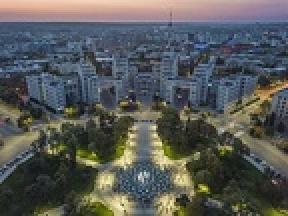
#> input picture DZ_5/task_3/images/Harkiv.jpg, 144 x 108 px, shrunk from 296 x 222 before the run (shown 2 times larger); its folder holds 4 pictures in this run; the run also reads 1 picture not shown here
$ python task_3.py
#> lines starting #> are read from the running program, lines starting #| are printed output that depends on the picture
import os
import csv
from PIL import Image


class ImageIterator:
    """
    Клас для ітерування по каталогу з зображеннями
    """

    def __init__(self, directory_path, csv_file='image_metadata.csv'):
        """
        Ініціалізує екземпляр класу ImageIterator і записує заголовки у створений csv-файл
        :param directory_path: Шлях до директорії з зображеннями.
        :param csv_file: Назва сsv-файлу, у який ми записуватемо метадані зображень.
        """
        self.directory = directory_path
        self.csv_file = csv_file
        self.image_files = [file for file in os.listdir(directory) if file.endswith(('png', 'jpg', 'jpeg'))]
        self.index = 0

        with open(self.csv_file, "w") as file:
            writer = csv.writer(file)
            writer.writerow(["Filename", "Format", "Width", "Height", "Mode"])

    def __iter__(self):
        return self

    def __next__(self):
        """
        Відкриває наступне зображення, витягує його метадані, зберегає їх у csv-файл та виводить їх.
        :return: Метадані зображення.
        """
        if self.index >= len(self.image_files):
            raise StopIteration

        image_path = os.path.join(self.directory, self.image_files[self.index])
        with Image.open(image_path) as img:
            metadata = {
                'Filename': self.image_files[self.index],
                'Format': img.format,
                'Width': img.width,
                'Height': img.height,
                'Mode': img.mode
                }
        with open(self.csv_file, 'a') as file:
            writer = csv.writer(file)
            writer.writerow((metadata['Filename'], metadata['Format'], metadata['Width'], metadata['Height'],
                             metadata['Mode']))

        self.index += 1
        return metadata


if __name__ == "__main__":
    directory = "images"
    iterator = ImageIterator(directory)

    for image_metadata in iterator:
        print(image_metadata)
#> this loop made 4 passes
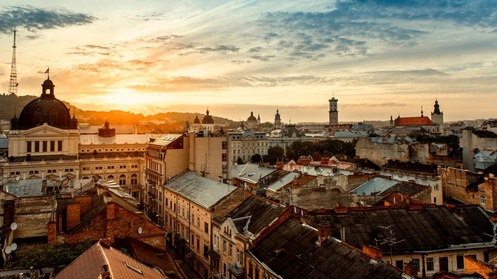
#> input picture DZ_5/task_3/images/Lviv.jpg, 497 x 279 px, shrunk from 1024 x 576 before the run
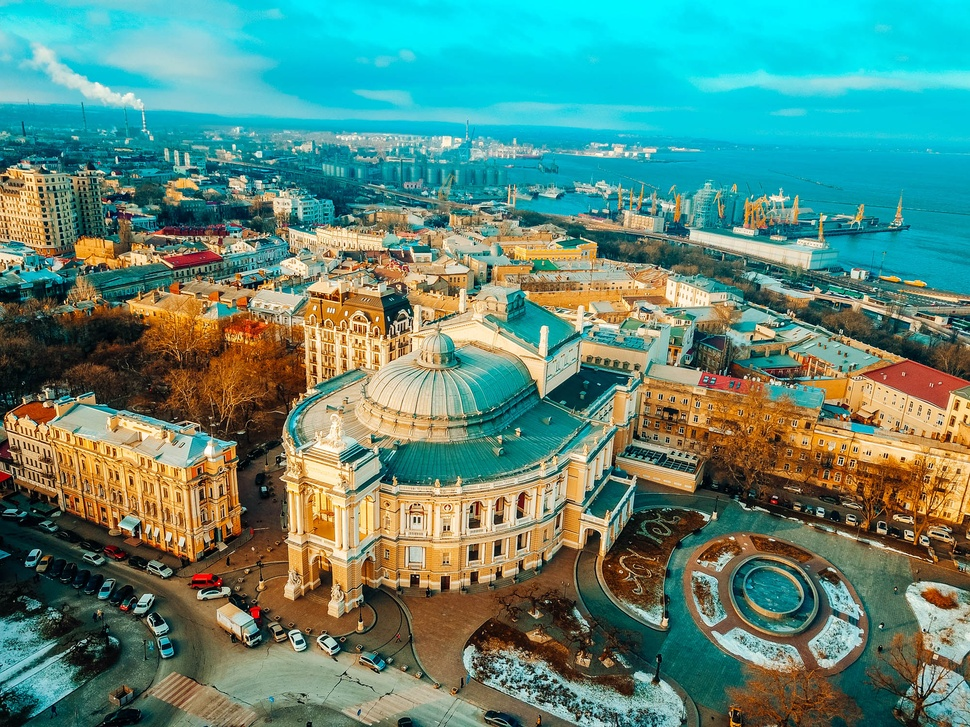
#> input picture DZ_5/task_3/images/Odesa.jpg, 970 x 727 px, shrunk from 2000 x 1500 before the run
#> pass 3, in __next__ (call 4), `with Image.open(image_path) as img:`:
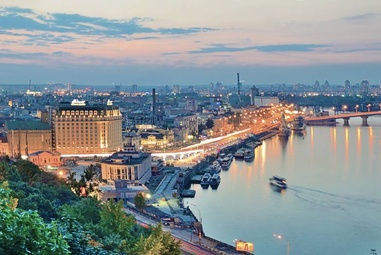
#> img: PIL image 381x255 RGB; mean R, G, B 135.8, 144.3, 146.1
